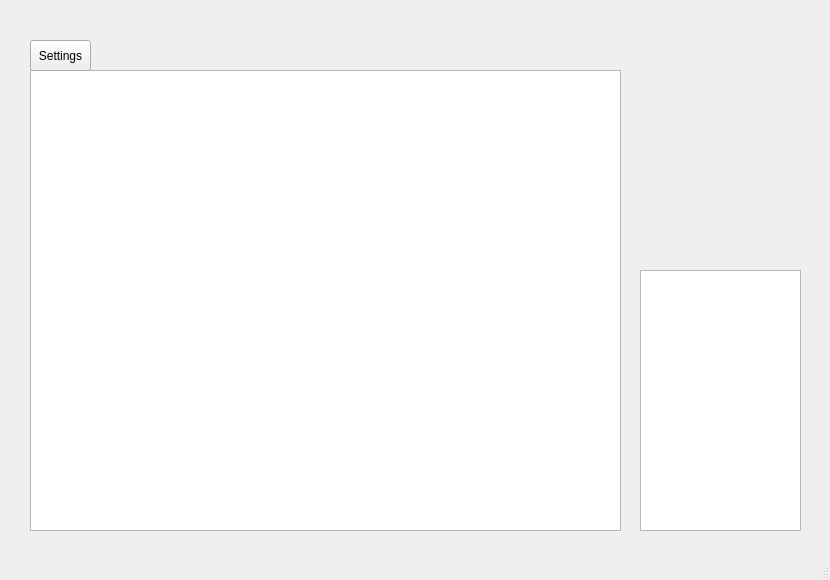
<?xml version="1.0" encoding="UTF-8"?>
<ui version="4.0">
 <class>PeaksPeaksPeaks</class>
 <widget class="QMainWindow" name="PeaksPeaksPeaks">
  <property name="geometry">
   <rect>
    <x>0</x>
    <y>0</y>
    <width>830</width>
    <height>580</height>
   </rect>
  </property>
  <property name="windowTitle">
   <string>PeaksPeaksPeaks</string>
  </property>
  <widget class="QWidget" name="centralwidget">
   <widget class="QChartView" name="graphView">
    <property name="geometry">
     <rect>
      <x>30</x>
      <y>70</y>
      <width>591</width>
      <height>461</height>
     </rect>
    </property>
   </widget>
   <widget class="QListWidget" name="listWidget">
    <property name="geometry">
     <rect>
      <x>640</x>
      <y>270</y>
      <width>161</width>
      <height>261</height>
     </rect>
    </property>
   </widget>
   <widget class="QPushButton" name="settingsButton">
    <property name="geometry">
     <rect>
      <x>30</x>
      <y>40</y>
      <width>61</width>
      <height>31</height>
     </rect>
    </property>
    <property name="text">
     <string>Settings</string>
    </property>
   </widget>
  </widget>
  <widget class="QMenuBar" name="menubar">
   <property name="geometry">
    <rect>
     <x>0</x>
     <y>0</y>
     <width>830</width>
     <height>43</height>
    </rect>
   </property>
  </widget>
  <widget class="QStatusBar" name="statusbar"/>
 </widget>
 <customwidgets>
  <customwidget>
   <class>QChartView</class>
   <extends>QGraphicsView</extends>
   <header>QChartViewh</header>
  </customwidget>
 </customwidgets>
 <resources/>
 <connections/>
</ui>
